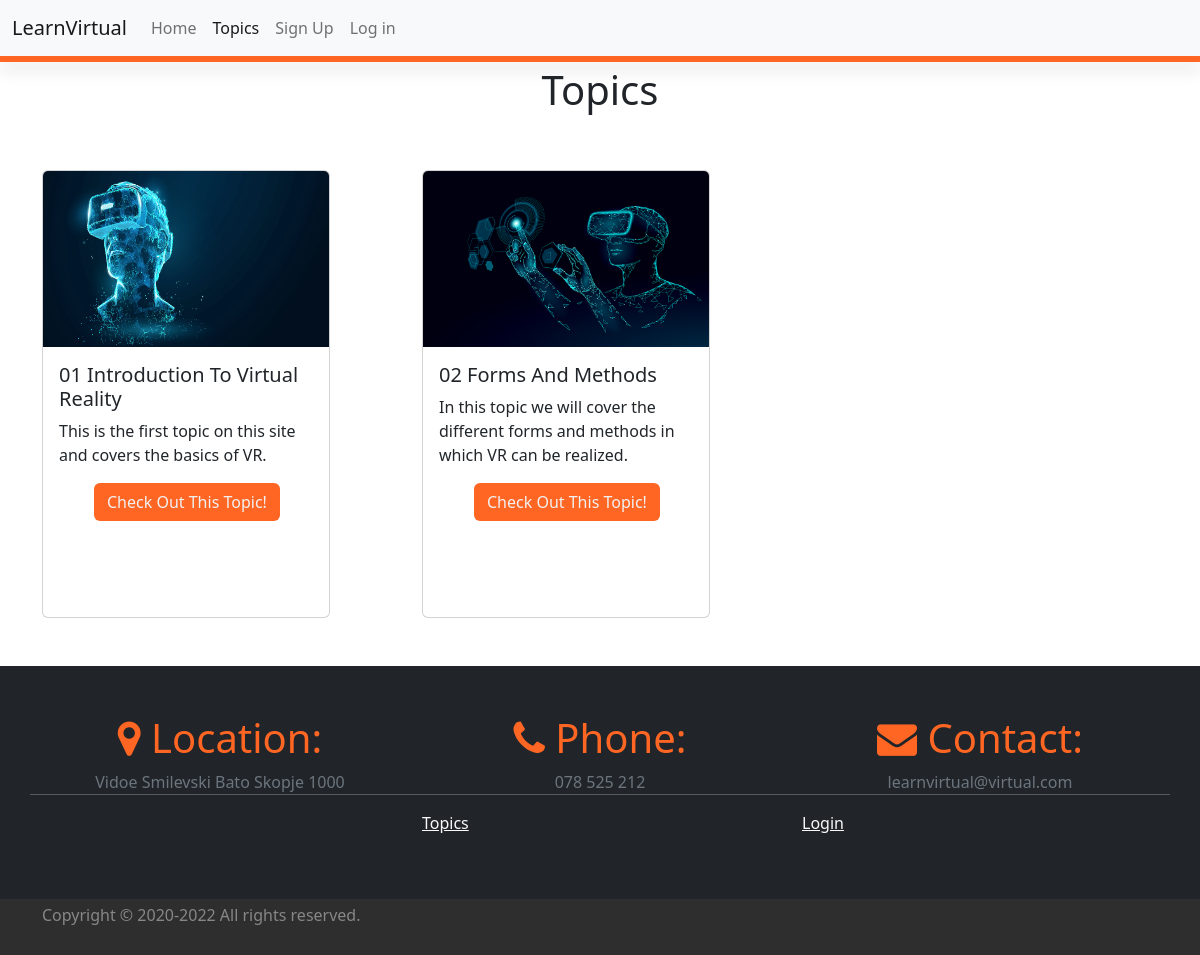
Page /topics/ on the committed database.
### final_app/models.py (models this page shows, shortened)
class Topic(models.Model):
    name=models.CharField(max_length=50)
    description=models.TextField(null=True, blank=True)
    image=models.ImageField(upload_to="cover_images/", null=True, blank=True)

### final_app/views.py (the view)
# urls.py: path('topics/' , topics ,name='topics' ),
def topics(request):
    queryset=Topic.objects.filter().all()
    context={"topics": queryset}
    return render(request, 'topics.html', context=context)

### final_app/Templates/topics.html (shortened to what this page needs)
<!doctype html>
<html lang="en">
  <head>
    <link rel="stylesheet" href="https://cdnjs.cloudflare.com/ajax/libs/font-awesome/4.7.0/css/font-awesome.min.css">
    <link href="https://cdn.jsdelivr.net/npm/bootstrap@5.2.0-beta1/dist/css/bootstrap.min.css" rel="stylesheet">
  </head>
  <body>
    <nav class="navbar navbar-expand-lg bg-light">
        <div class="container-fluid">
          <a class="navbar-brand" href="{% url 'index' %}">LearnVirtual</a>
          <div class="collapse navbar-collapse" id="navbarNav">
            <ul class="navbar-nav">
              <li class="nav-item">
                <a class="nav-link"  href="{% url 'index' %}">Home</a>
              </li>
              <li class="nav-item">
                <a class="nav-link active" aria-current="page" href="{% url 'topics' %}">Topics</a>
              </li>
              <li class="nav-item">
                <a class="nav-link" href="{% url 'register' %}">Sign Up</a>
              </li>
              <li class="nav-item">
                <a class="nav-link" href="{% url 'login' %}">Log in</a>
              </li>
            </ul>
          </div>
        </div>
      </nav>
      <div class="section-divider shadow"> </div>
     <h1 class="text-center mt-1">Topics</h1>
      <div class="container">
        <div class="row">
            {% for topic in topics %}
            <div class="col-lg-4">
            <div class="card mt-5 mb-5" style="width: 18rem; height: 28rem;">
              <img src="{{MEDIA_URL}}{{topic.image.url}}" class="card-img-top" alt="..." style="width: auto; height:11rem;">
              <div class="card-body">
                <h5 class="card-title">{{topic.name}}</h5>
                <p class="card-text">{{topic.description}}</p>
                {% if topic.name == "01 Introduction To Virtual Reality" %}
                <a href="{% url 'topic1' %}" class="btn color1-btn margin-for-cards">Check Out This Topic!</a>
                {% else %}
                <a href="{% url 'topic2' %}" class="btn color1-btn margin-for-cards">Check Out This Topic!</a>
                {% endif %}
              </div>
            </div>
        </div>
        {% endfor %}
        </div>
    </div>
      <footer class=" py-5 bg-dark text-light">
        <div class="container">
          <div class="row  ">
            <div class="col-lg-4 text-center">
              <h1 class="color1"> <i class="fa fa-map-marker color1" aria-hidden="true"></i> Location:</h1>
              <span class="text-secondary">Vidoe Smilevski Bato Skopje 1000</span>
            </div>
            <div class="col-lg-4 text-center">
              <h1 class="color1"> <i class="fa fa-phone color1"></i> Phone:</h1>
              <span class="text-secondary">078 525 212</span>
            </div>
            <div class="col-lg-4 text-center">
              <h1 class="color1"> <i class="fa fa-envelope color1"></i> Contact:</h1>
              <span class="text-secondary">learnvirtual@virtual.com</span>
            </div>
          <hr class="custom-hr">
            <div class="col-12 col-md">
            </div>
            <div class="col-6 col-md">
              <ul class="list-unstyled text-small">
                <li><a class="text-light" href="{% url 'topics' %}">Topics</a></li>
              </ul>
            </div>
            <div class="col-6 col-md ">
              <ul class="list-unstyled text-small">
                <li><a class="text-light" href="{% url 'login' %}">Login</a></li>
              </ul>
            </div>
          </div>
        </div>
      </footer>
      <div class="color2 footer-margin">
        <div class="container">
          <p class="color3 py-1">Copyright &copy; 2020-2022 All rights reserved.</p>
        </div>
      </div>
  </body>
</html>

### final_app/Templates/topics.html (style rules this page uses)
.section-divider { padding: 3px 0; background-color: #FF6623; }
.color1-btn { background-color:#FF6623; color: #f1f1f1; }
.color1 { color: #FF6623; }
.color3 { color: #878787; }
.color2 { background-color: #2e2e2e; }
.footer-margin { padding-bottom: 1vh; }
.margin-for-cards { margin-left: 35px; }

### rows in the picture
Topic: image (picture), name "01 Introduction To Virtual Reality", description "This is the first topic on this site and covers the basics of VR.", shows "Check Out This Topic!"
Topic: image (picture), name "02 Forms And Methods", description "In this topic we will cover the different forms and methods in which VR can be realized.", shows "Check Out This Topic!"
